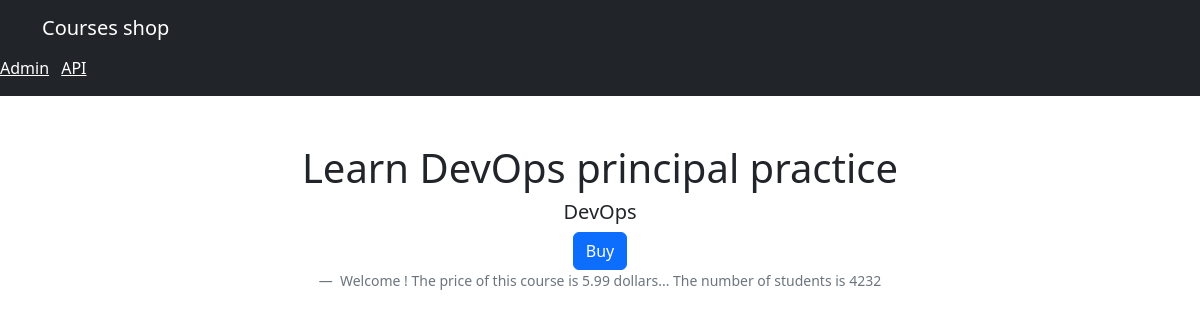
The page /courses/12 on the database its author committed.
### shop/models.py (models this page shows, shortened)
class Course(models.Model):
    title = models.CharField(max_length=255)
    price = models.FloatField()
    students_qty = models.IntegerField()
    reviews_qty = models.IntegerField()
    category = models.ForeignKey(Category, on_delete=models.CASCADE)
    created_at = models.DateTimeField(default=timezone.now)

class Category(models.Model):
    title = models.CharField(max_length=255)
    created_of = models.DateTimeField(default=timezone.now)
    def __str__(self):
        return self.title

### shop/views.py (the view)
# urls.py: path('courses/<int:course_id>', views.single_course, name='single_course')
def single_course(request, course_id):
    course = get_object_or_404(Course, pk=course_id)
    return render(request, 'shop/single_course.html', {'course': course})

### templates/shop/single_course.html (shortened to what this page needs)
{% extends 'base.html' %}
{% block content %}
  <figure class="text-center">
    <blockquote class="blockquote">
      <h1 class="mt-5">{{ course.title }}</h1>
      <h5>{{ course.category }}</h5>
      <button class="btn btn-primary">Buy</button>
    </blockquote>
    <figcaption class="blockquote-footer">
      Welcome ! The price of this course is {{ course.price }} dollars... The number of students is {{ course.students_qty }}
    </figcaption>
  </figure>
{% endblock %}

### rows shown on the page
Course: title "Learn DevOps principal practice", category "DevOps", price "5.99", students_qty "4232"
